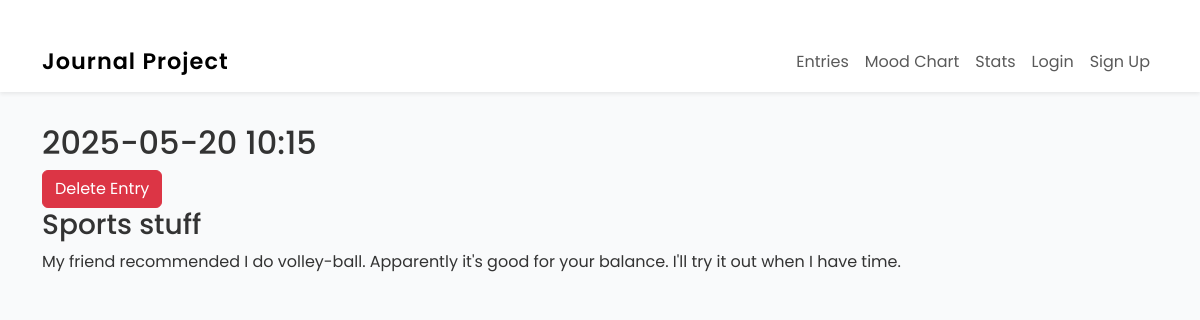
Page /entries/entry/8 on the committed database.
### entries/models.py (models this page shows, shortened)
class Entry(models.Model): # ← uses django to allow the creation of entries in our journal
    title = models.CharField(max_length=200) # ← for entry titles, dates of creation, formatting
    content = RichTextField()
    date_created = models.DateTimeField(default=timezone.now)
    sentiment_score = models.FloatField(null=True, blank=True)
    user = models.ForeignKey(User, on_delete=models.CASCADE)
    tags = TaggableManager(blank=True)   # ← allows comma-separated tags
    image = models.ImageField( # ← allows for images to be uploaded
        upload_to='entry_images/',
        blank=True,
        null=True
    )  # ← optional image upload
    link = models.URLField( # ← stores URLs
        blank=True
    )  # ← optional single link
    class Meta:
        verbose_name_plural = "Entries"

### entries/views.py (the view)
# urls.py: path("entry/<int:pk>", views.EntryDetailView.as_view(), name="entry-detail"),
class EntryDetailView(DetailView):
    model = Entry

### entries/templates/entries/entry_detail.html
{% extends "entries/base.html" %}
{% block content %}
<article>
    <h2>{{ entry.date_created|date:'Y-m-d H:i' }}</h2>
    <a href="{% url 'entry-delete' entry.pk %}" class="btn btn-danger">Delete Entry</a>
    <h3>{{ entry.title }}</h3>
    <p>{{ entry.content }}</p>
</article>
{% endblock content %}

### entries/templates/entries/base.html (style rules this page uses)
body { font-family: 'Poppins', sans-serif; background-color: #f9fafb; color: #333; }

### rows in the picture
Entry: date_created "2025-05-20 10:15", title "Sports stuff", content "My friend recommended I do volley-ball. Apparently it's good for your balance. I'll try it out when I have time."
